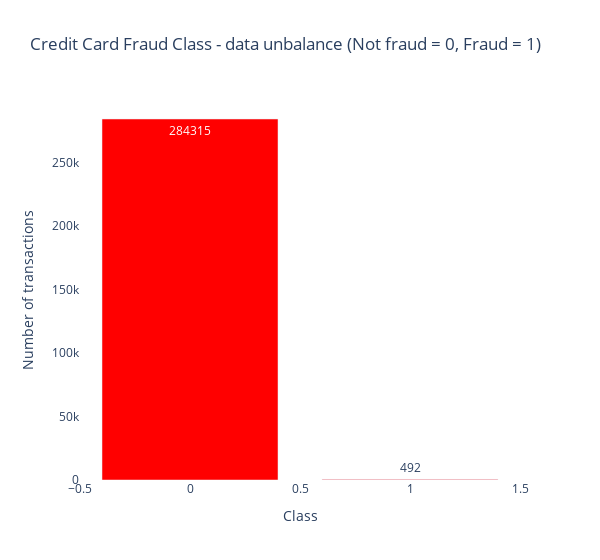

Write notebook code for a chart like this one.
### Code cell
temp = data_df["Class"].value_counts()
df = pd.DataFrame({'Class': temp.index,'values': temp.values})

trace = go.Bar(
    x = df['Class'],y = df['values'],
    name="Credit Card Fraud Class - data unbalance (Not fraud = 0, Fraud = 1)",
    marker=dict(color="Red"),
    text=df['values']
)
data = [trace]
layout = dict(title = 'Credit Card Fraud Class - data unbalance (Not fraud = 0, Fraud = 1)',
          xaxis = dict(title = 'Class', showticklabels=True), 
          yaxis = dict(title = 'Number of transactions'),
          hovermode = 'closest',width=600,paper_bgcolor='rgba(0,0,0,0)',
    plot_bgcolor='rgba(0,0,0,0)'
         )
fig = dict(data=data, layout=layout)

iplot(fig, filename='class')

fig.savefig('fraud-graphs/class.png',transparent=True)

# save the plot

### Figure 1 — Plotly figure (JSON) as saved in the notebook; plotly's stock layout.template omitted (floating-point values rounded to 4 significant figures)
{"data": [{"marker": {"color": "Red"}, "name": "Credit Card Fraud Class - data unbalance (Not fraud = 0, Fraud = 1)", "text": [284315, 492], "type": "bar", "x": [0, 1], "y": [284315, 492]}], "layout": {"hovermode": "closest", "paper_bgcolor": "rgba(0,0,0,0)", "plot_bgcolor": "rgba(0,0,0,0)", "title": {"text": "Credit Card Fraud Class - data unbalance (Not fraud = 0, Fraud = 1)"}, "width": 600, "xaxis": {"showticklabels": true, "title": {"text": "Class"}}, "yaxis": {"title": {"text": "Number of transactions"}}}}
